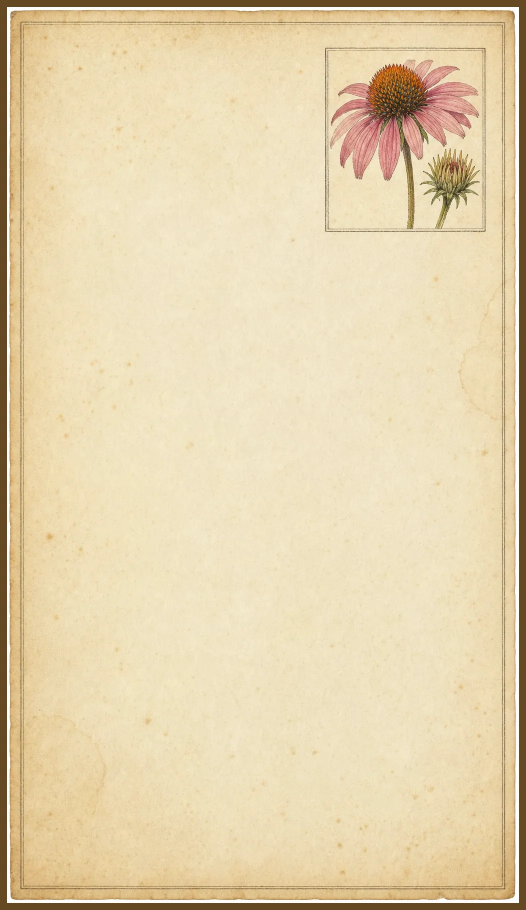
#> input picture plates/001-echinacea-coneflower-back.webp, 1052 x 1820 px (shown at 1/2 size); its folder holds 4 pictures in this run
$ python audit-back-plates.py
#> lines starting #> are read from the running program, lines starting #| are printed output that depends on the picture
#!/usr/bin/env python3
"""audit-back-plates.py — flag Plate II images that have plant content
outside the intended top-right inset.

Plate II (back) is supposed to be blank parchment with ONE small
inset in the top-right corner containing 2 tiny botanical details.
Everything else should be empty parchment so the app's HTML overlay
(Bloom Calendar, Foliage, Companions, Care Tips) reads cleanly on top.

Broken back plates have a big illustration painted onto the empty
area — usually a full second plant in the lower half. The app's
overlay ends up on top of it.

Method:
  1. Crop the ~14px walnut frame + small safety margin.
  2. Punch out the top-right inset region (upper 22% vertical, right
     30% horizontal).
  3. Count "ink" pixels (luminance < 190) in the remaining area.
     Anything above 3% is unusual for a proper blank back plate; 6%+
     definitely means an extra illustration.

Usage:
  python3 scripts/audit-back-plates.py          # scan all back plates
"""

import re
import sys
from pathlib import Path
from PIL import Image

ROOT = Path(__file__).resolve().parent.parent
PLATES = ROOT / "plates"

# Trim the walnut hairline frame + safe margin.
SIDE_PCT_TRIM = 0.04
TOP_PCT_TRIM  = 0.03
BOT_PCT_TRIM  = 0.03

# Rectangular carve-out for the legitimate inset (relative to the
# trimmed image).
INSET_TOP    = 0.00
INSET_BOTTOM = 0.22
INSET_LEFT   = 0.65
INSET_RIGHT  = 1.00

LUM_CUTOFF = 190

INK_WARN  = 0.03
INK_ALERT = 0.06


def analyse(path: Path):
    with Image.open(path) as im:
#> im is the input picture: PIL image 1052x1820 RGB; mean R, G, B 228.7, 211.1, 173.7
        im = im.convert("RGB")
        w, h = im.size
#> w = 1052; h = 1820
        left  = int(w * SIDE_PCT_TRIM)
#> left = 42
        right = int(w * (1 - SIDE_PCT_TRIM))
#> right = 1009
        top   = int(h * TOP_PCT_TRIM)
#> top = 54
        bot   = int(h * (1 - BOT_PCT_TRIM))
#> bot = 1765
        body  = im.crop((left, top, right, bot))
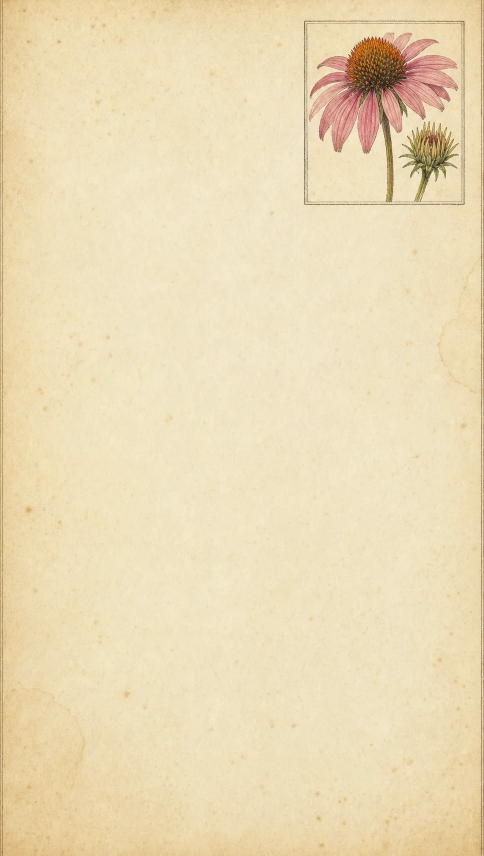
#> body: PIL image 967x1711 RGB (shown at 1/2 size); mean R, G, B 235.4, 218.9, 181.9
        bw, bh = body.size
#> bw = 967; bh = 1711
        px = body.load()

        it = int(bh * INSET_TOP)
#> it = 0
        ib = int(bh * INSET_BOTTOM)
#> ib = 376
        il = int(bw * INSET_LEFT)
#> il = 628
        ir = int(bw * INSET_RIGHT)
#> ir = 967

        ink = 0
        counted = 0
        for y in range(bh):
            for x in range(bw):
                if it <= y < ib and il <= x < ir:
                    continue  # skip the inset region
                counted += 1
                r, g, b = px[x, y]
                lum = (r * 299 + g * 587 + b * 114) // 1000
                if lum < LUM_CUTOFF:
                    ink += 1
#> after the loop, counted = 1527073; ink = 15935
        return ink / counted if counted else 0.0


def pretty(stem: str) -> str:
    stem = re.sub(r"-back$", "", stem)
    parts = stem.split("-", 1)
    if len(parts) == 2 and parts[0].isdigit():
        stem = parts[1]
    return " ".join(w.capitalize() for w in stem.split("-"))


def main():
    fronts = sorted(PLATES.glob("*-back.webp"))
    results = []
    for i, p in enumerate(fronts, 1):
        try:
            frac = analyse(p)
#> frac = 0.0104
        except Exception as e:
            print(f"[{i:3d}/{len(fronts)}] {p.name:60s} ERROR: {e}", file=sys.stderr)
            continue
        results.append((frac, p))
        print(f"[{i:3d}/{len(fronts)}] {p.name:60s} {frac*100:5.1f}% ink outside inset", file=sys.stderr)
#> pass 2 of the loop in main, `for i, p in enumerate(fronts, 1):`:
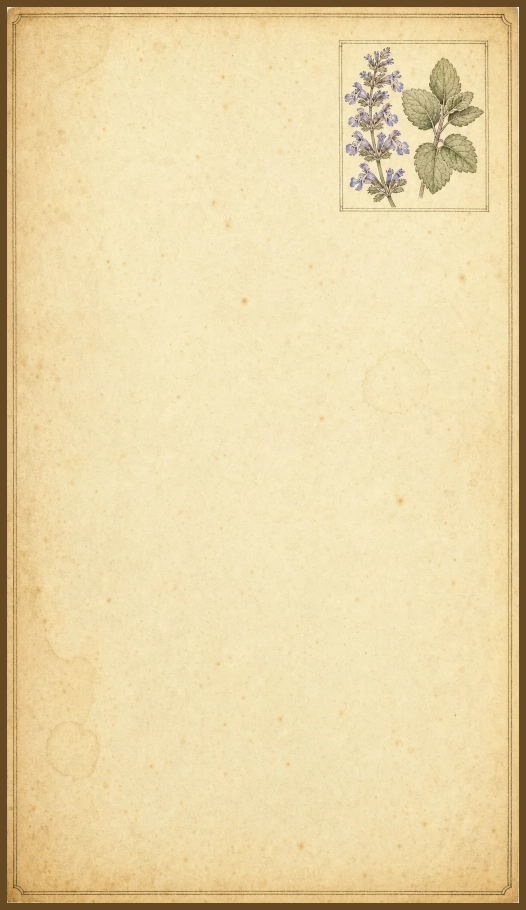
#> input picture plates/007-catmint-back.webp, 1052 x 1820 px (shown at 1/2 size)
#> in analyse, im is the input picture: PIL image 1052x1820 RGB; mean R, G, B 232.2, 213.1, 166.1
#> in analyse (call 2), `body  = im.crop((left, top, right, bot))`:
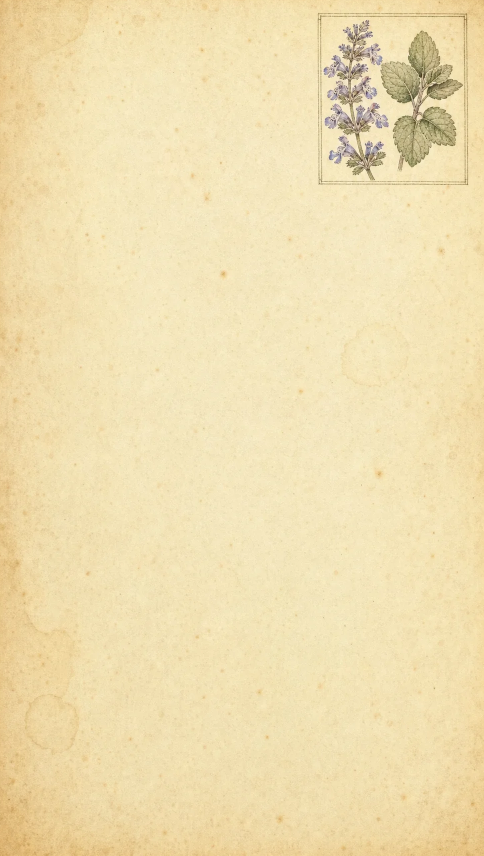
#> body: PIL image 967x1711 RGB (shown at 1/2 size); mean R, G, B 239.7, 222.3, 176.1
#> after the loop in analyse (call 2), `for y in range(bh):`: counted = 1527073; ink = 5886
#> in main, `frac = analyse(p)`: frac = 0.00385

    results.sort(reverse=True)

    print("\n" + "=" * 78)
    print("PLATE II PLATES WITH STRAY CONTENT OUTSIDE THE TOP-RIGHT INSET")
    print("=" * 78)
    print(f"{'Ink %':>6}  {'File':50s}  Flag  Plant")
    print("-" * 78)
    warn = alert = 0
    for frac, p in results:
        if frac < INK_WARN:
            continue
        flag = "🔴 ALERT" if frac >= INK_ALERT else "🟡 warn"
        if frac >= INK_ALERT: alert += 1
        else: warn += 1
        print(f"{frac*100:5.1f}%  {p.stem:50s}  {flag}  {pretty(p.stem)}")
#> this loop made 2 passes
#> frac on passes 1 to 2: 0.0104, 0.00385
#> after the loop, alert = 0; warn = 0
    print("-" * 78)
    print(f"{alert} alert, {warn} warn, {len(results) - alert - warn} clean")
#| 0 alert, 0 warn, 2 clean


if __name__ == "__main__":
    main()
